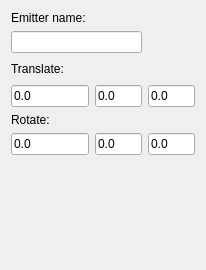
<?xml version="1.0" encoding="UTF-8"?>
<ui version="4.0">
 <class>emitterCat</class>
 <widget class="QWidget" name="emitterCat">
  <property name="geometry">
   <rect>
    <x>0</x>
    <y>0</y>
    <width>206</width>
    <height>270</height>
   </rect>
  </property>
  <property name="windowTitle">
   <string>Form</string>
  </property>
  <layout class="QGridLayout" name="gridLayout">
   <item row="0" column="0">
    <widget class="QLabel" name="emitterNameLabel">
     <property name="text">
      <string>Emitter name: </string>
     </property>
    </widget>
   </item>
   <item row="2" column="0">
    <widget class="QLabel" name="translateLabel">
     <property name="text">
      <string>Translate:</string>
     </property>
    </widget>
   </item>
   <item row="4" column="0">
    <widget class="QLabel" name="rotateLabel">
     <property name="text">
      <string>Rotate:</string>
     </property>
    </widget>
   </item>
   <item row="2" column="4">
    <spacer name="horizontalSpacer">
     <property name="orientation">
      <enum>Qt::Horizontal</enum>
     </property>
     <property name="sizeHint" stdset="0">
      <size>
       <width>40</width>
       <height>20</height>
      </size>
     </property>
    </spacer>
   </item>
   <item row="6" column="1">
    <spacer name="verticalSpacer">
     <property name="orientation">
      <enum>Qt::Vertical</enum>
     </property>
     <property name="sizeHint" stdset="0">
      <size>
       <width>20</width>
       <height>40</height>
      </size>
     </property>
    </spacer>
   </item>
   <item row="3" column="0">
    <widget class="QLineEdit" name="tx">
     <property name="sizePolicy">
      <sizepolicy hsizetype="Preferred" vsizetype="Fixed">
       <horstretch>0</horstretch>
       <verstretch>0</verstretch>
      </sizepolicy>
     </property>
     <property name="minimumSize">
      <size>
       <width>0</width>
       <height>0</height>
      </size>
     </property>
     <property name="text">
      <string>0.0</string>
     </property>
    </widget>
   </item>
   <item row="3" column="1">
    <widget class="QLineEdit" name="ty">
     <property name="sizePolicy">
      <sizepolicy hsizetype="Preferred" vsizetype="Fixed">
       <horstretch>0</horstretch>
       <verstretch>0</verstretch>
      </sizepolicy>
     </property>
     <property name="text">
      <string>0.0</string>
     </property>
    </widget>
   </item>
   <item row="3" column="2">
    <widget class="QLineEdit" name="tz">
     <property name="sizePolicy">
      <sizepolicy hsizetype="Preferred" vsizetype="Fixed">
       <horstretch>0</horstretch>
       <verstretch>0</verstretch>
      </sizepolicy>
     </property>
     <property name="text">
      <string>0.0</string>
     </property>
    </widget>
   </item>
   <item row="5" column="0">
    <widget class="QLineEdit" name="rx">
     <property name="text">
      <string>0.0</string>
     </property>
    </widget>
   </item>
   <item row="5" column="1">
    <widget class="QLineEdit" name="ry">
     <property name="text">
      <string>0.0</string>
     </property>
    </widget>
   </item>
   <item row="5" column="2">
    <widget class="QLineEdit" name="rz">
     <property name="text">
      <string>0.0</string>
     </property>
    </widget>
   </item>
   <item row="1" column="0" colspan="2">
    <widget class="QLineEdit" name="emitterName"/>
   </item>
  </layout>
 </widget>
 <resources/>
 <connections/>
</ui>
